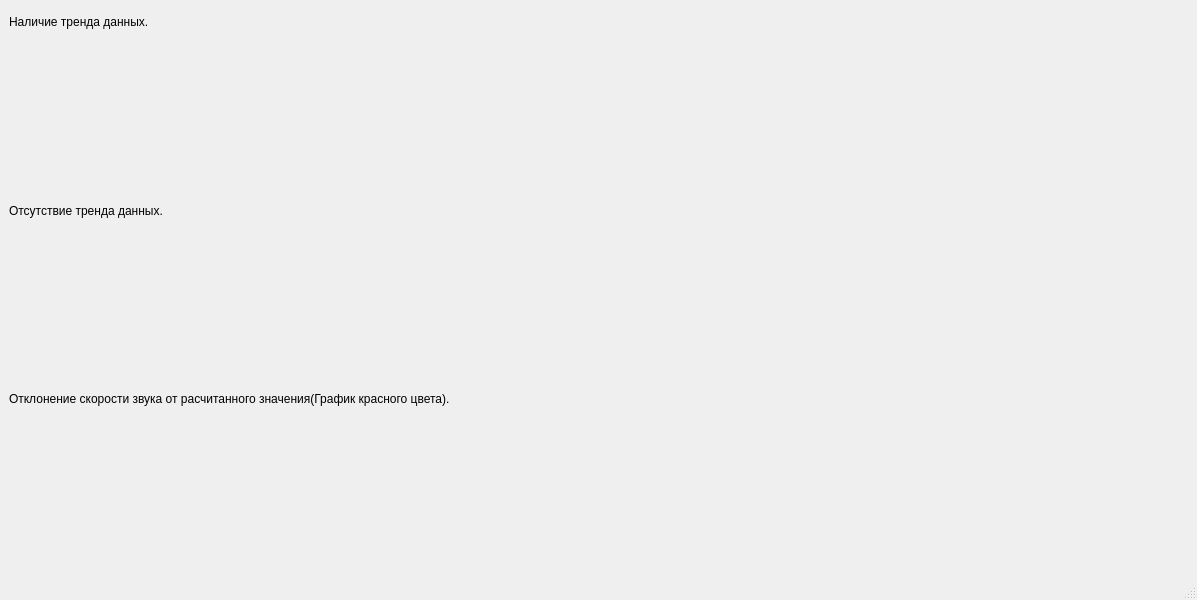
<?xml version="1.0" encoding="UTF-8"?>
<ui version="4.0">
 <class>MainWindow</class>
 <widget class="QMainWindow" name="MainWindow">
  <property name="geometry">
   <rect>
    <x>0</x>
    <y>0</y>
    <width>1197</width>
    <height>600</height>
   </rect>
  </property>
  <property name="windowTitle">
   <string>MainWindow</string>
  </property>
  <widget class="QWidget" name="centralwidget">
   <layout class="QVBoxLayout" name="verticalLayout" stretch="1,6,1,6,1,6">
    <item>
     <widget class="QLabel" name="label">
      <property name="text">
       <string>Наличие тренда данных.</string>
      </property>
     </widget>
    </item>
    <item>
     <widget class="QCustomPlot" name="plot"/>
    </item>
    <item>
     <widget class="QLabel" name="label_2">
      <property name="text">
       <string>Отсутствие тренда данных.</string>
      </property>
     </widget>
    </item>
    <item>
     <widget class="QCustomPlot" name="plot_2"/>
    </item>
    <item>
     <widget class="QLabel" name="label_3">
      <property name="text">
       <string>Отклонение скорости звука от расчитанного значения(График красного цвета).</string>
      </property>
     </widget>
    </item>
    <item>
     <widget class="QCustomPlot" name="plot_3"/>
    </item>
   </layout>
  </widget>
  <widget class="QMenuBar" name="menubar">
   <property name="geometry">
    <rect>
     <x>0</x>
     <y>0</y>
     <width>1197</width>
     <height>20</height>
    </rect>
   </property>
  </widget>
  <widget class="QStatusBar" name="statusbar"/>
 </widget>
 <customwidgets>
  <customwidget>
   <class>QCustomPlot</class>
   <extends>QFrame</extends>
   <header location="global">qcustomplot.h</header>
   <container>1</container>
  </customwidget>
 </customwidgets>
 <resources/>
 <connections/>
</ui>
